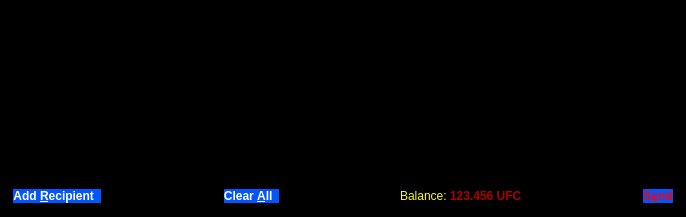
<?xml version="1.0" encoding="UTF-8"?>
<ui version="4.0">
 <class>SendCoinsDialog</class>
 <widget class="QDialog" name="SendCoinsDialog">
  <property name="geometry">
   <rect>
    <x>0</x>
    <y>0</y>
    <width>686</width>
    <height>217</height>
   </rect>
  </property>
  <property name="palette">
   <palette>
    <active>
     <colorrole role="Button">
      <brush brushstyle="SolidPattern">
       <color alpha="255">
        <red>0</red>
        <green>0</green>
        <blue>0</blue>
       </color>
      </brush>
     </colorrole>
     <colorrole role="Base">
      <brush brushstyle="SolidPattern">
       <color alpha="255">
        <red>0</red>
        <green>0</green>
        <blue>0</blue>
       </color>
      </brush>
     </colorrole>
     <colorrole role="Window">
      <brush brushstyle="SolidPattern">
       <color alpha="255">
        <red>0</red>
        <green>0</green>
        <blue>0</blue>
       </color>
      </brush>
     </colorrole>
    </active>
    <inactive>
     <colorrole role="Button">
      <brush brushstyle="SolidPattern">
       <color alpha="255">
        <red>0</red>
        <green>0</green>
        <blue>0</blue>
       </color>
      </brush>
     </colorrole>
     <colorrole role="Base">
      <brush brushstyle="SolidPattern">
       <color alpha="255">
        <red>0</red>
        <green>0</green>
        <blue>0</blue>
       </color>
      </brush>
     </colorrole>
     <colorrole role="Window">
      <brush brushstyle="SolidPattern">
       <color alpha="255">
        <red>0</red>
        <green>0</green>
        <blue>0</blue>
       </color>
      </brush>
     </colorrole>
    </inactive>
    <disabled>
     <colorrole role="Button">
      <brush brushstyle="SolidPattern">
       <color alpha="255">
        <red>0</red>
        <green>0</green>
        <blue>0</blue>
       </color>
      </brush>
     </colorrole>
     <colorrole role="Base">
      <brush brushstyle="SolidPattern">
       <color alpha="255">
        <red>0</red>
        <green>0</green>
        <blue>0</blue>
       </color>
      </brush>
     </colorrole>
     <colorrole role="Window">
      <brush brushstyle="SolidPattern">
       <color alpha="255">
        <red>0</red>
        <green>0</green>
        <blue>0</blue>
       </color>
      </brush>
     </colorrole>
    </disabled>
   </palette>
  </property>
  <property name="windowTitle">
   <string>Send Coins</string>
  </property>
  <property name="styleSheet">
   <string notr="true">background-color:rgb(0,0,0);/* QPushButton { background : #00007F ;border-radius:10px; border-color: white; color: yellow;  border-style: solid; border-width: 2px;font: bold 10px;min-width: 5em; padding: 6px;} */</string>
  </property>
  <layout class="QVBoxLayout" name="verticalLayout">
   <item>
    <widget class="QScrollArea" name="scrollArea">
     <property name="widgetResizable">
      <bool>true</bool>
     </property>
     <widget class="QWidget" name="scrollAreaWidgetContents">
      <property name="geometry">
       <rect>
        <x>0</x>
        <y>0</y>
        <width>666</width>
        <height>169</height>
       </rect>
      </property>
      <layout class="QVBoxLayout" name="verticalLayout_2">
       <property name="leftMargin">
        <number>0</number>
       </property>
       <property name="topMargin">
        <number>0</number>
       </property>
       <property name="rightMargin">
        <number>0</number>
       </property>
       <property name="bottomMargin">
        <number>0</number>
       </property>
       <item>
        <layout class="QVBoxLayout" name="entries">
         <property name="spacing">
          <number>6</number>
         </property>
        </layout>
       </item>
       <item>
        <spacer name="verticalSpacer">
         <property name="orientation">
          <enum>Qt::Vertical</enum>
         </property>
         <property name="sizeHint" stdset="0">
          <size>
           <width>20</width>
           <height>40</height>
          </size>
         </property>
        </spacer>
       </item>
      </layout>
     </widget>
    </widget>
   </item>
   <item>
    <layout class="QHBoxLayout" name="horizontalLayout">
     <item>
      <widget class="QPushButton" name="addButton">
       <property name="font">
        <font>
         <weight>75</weight>
         <italic>false</italic>
         <bold>true</bold>
        </font>
       </property>
       <property name="toolTip">
        <string>Send to multiple recipients at once</string>
       </property>
       <property name="styleSheet">
        <string notr="true">color: rgb(255, 255, 255);
background-color: rgb(0, 85, 255);
border-style:solid;
border-width:2px;
border-color:black;</string>
       </property>
       <property name="text">
        <string>Add &amp;Recipient  </string>
       </property>
       <property name="icon">
        <iconset resource="../bitcoin.qrc">
         <normaloff>:/icons/add</normaloff>:/icons/add</iconset>
       </property>
       <property name="autoDefault">
        <bool>false</bool>
       </property>
      </widget>
     </item>
     <item>
      <spacer name="horizontalSpacer_2">
       <property name="orientation">
        <enum>Qt::Horizontal</enum>
       </property>
       <property name="sizeHint" stdset="0">
        <size>
         <width>5</width>
         <height>20</height>
        </size>
       </property>
      </spacer>
     </item>
     <item>
      <widget class="QPushButton" name="clearButton">
       <property name="sizePolicy">
        <sizepolicy hsizetype="Minimum" vsizetype="Fixed">
         <horstretch>0</horstretch>
         <verstretch>0</verstretch>
        </sizepolicy>
       </property>
       <property name="font">
        <font>
         <weight>75</weight>
         <italic>false</italic>
         <bold>true</bold>
        </font>
       </property>
       <property name="toolTip">
        <string>Remove all transaction fields</string>
       </property>
       <property name="styleSheet">
        <string notr="true">color: rgb(255, 255, 255);
background-color: rgb(0, 85, 255);
border-style:solid;
border-width:2px;
border-color:black;</string>
       </property>
       <property name="text">
        <string>Clear &amp;All  </string>
       </property>
       <property name="icon">
        <iconset resource="../bitcoin.qrc">
         <normaloff>:/icons/remove</normaloff>:/icons/remove</iconset>
       </property>
       <property name="autoRepeatDelay">
        <number>300</number>
       </property>
       <property name="autoDefault">
        <bool>false</bool>
       </property>
      </widget>
     </item>
     <item>
      <spacer name="horizontalSpacer_3">
       <property name="orientation">
        <enum>Qt::Horizontal</enum>
       </property>
       <property name="sizeHint" stdset="0">
        <size>
         <width>5</width>
         <height>20</height>
        </size>
       </property>
      </spacer>
     </item>
     <item>
      <layout class="QHBoxLayout" name="horizontalLayout_2">
       <property name="spacing">
        <number>3</number>
       </property>
       <item>
        <widget class="QLabel" name="label">
         <property name="styleSheet">
          <string notr="true">color: rgb(255, 255, 0);</string>
         </property>
         <property name="text">
          <string>Balance:</string>
         </property>
        </widget>
       </item>
       <item>
        <widget class="QLabel" name="labelBalance">
         <property name="font">
          <font>
           <weight>75</weight>
           <bold>true</bold>
          </font>
         </property>
         <property name="cursor">
          <cursorShape>IBeamCursor</cursorShape>
         </property>
         <property name="styleSheet">
          <string notr="true">color: rgb(170, 0, 0);</string>
         </property>
         <property name="text">
          <string>123.456 UFC</string>
         </property>
         <property name="textInteractionFlags">
          <set>Qt::LinksAccessibleByMouse|Qt::TextSelectableByKeyboard|Qt::TextSelectableByMouse</set>
         </property>
        </widget>
       </item>
      </layout>
     </item>
     <item>
      <spacer name="horizontalSpacer">
       <property name="orientation">
        <enum>Qt::Horizontal</enum>
       </property>
       <property name="sizeHint" stdset="0">
        <size>
         <width>10</width>
         <height>20</height>
        </size>
       </property>
      </spacer>
     </item>
     <item>
      <widget class="QPushButton" name="sendButton">
       <property name="minimumSize">
        <size>
         <width>0</width>
         <height>0</height>
        </size>
       </property>
       <property name="font">
        <font>
         <weight>75</weight>
         <italic>false</italic>
         <bold>true</bold>
        </font>
       </property>
       <property name="toolTip">
        <string>Confirm the send action</string>
       </property>
       <property name="styleSheet">
        <string notr="true">background-color: rgb(0, 85, 255);
color: rgb(255, 0, 0);
border-style:solid;
border-width:2px;
border-color:black;</string>
       </property>
       <property name="text">
        <string>S&amp;end</string>
       </property>
       <property name="icon">
        <iconset resource="../bitcoin.qrc">
         <normaloff>:/icons/send</normaloff>:/icons/send</iconset>
       </property>
       <property name="default">
        <bool>true</bool>
       </property>
      </widget>
     </item>
    </layout>
   </item>
  </layout>
 </widget>
 <resources>
  <include location="../bitcoin.qrc"/>
 </resources>
 <connections/>
</ui>
